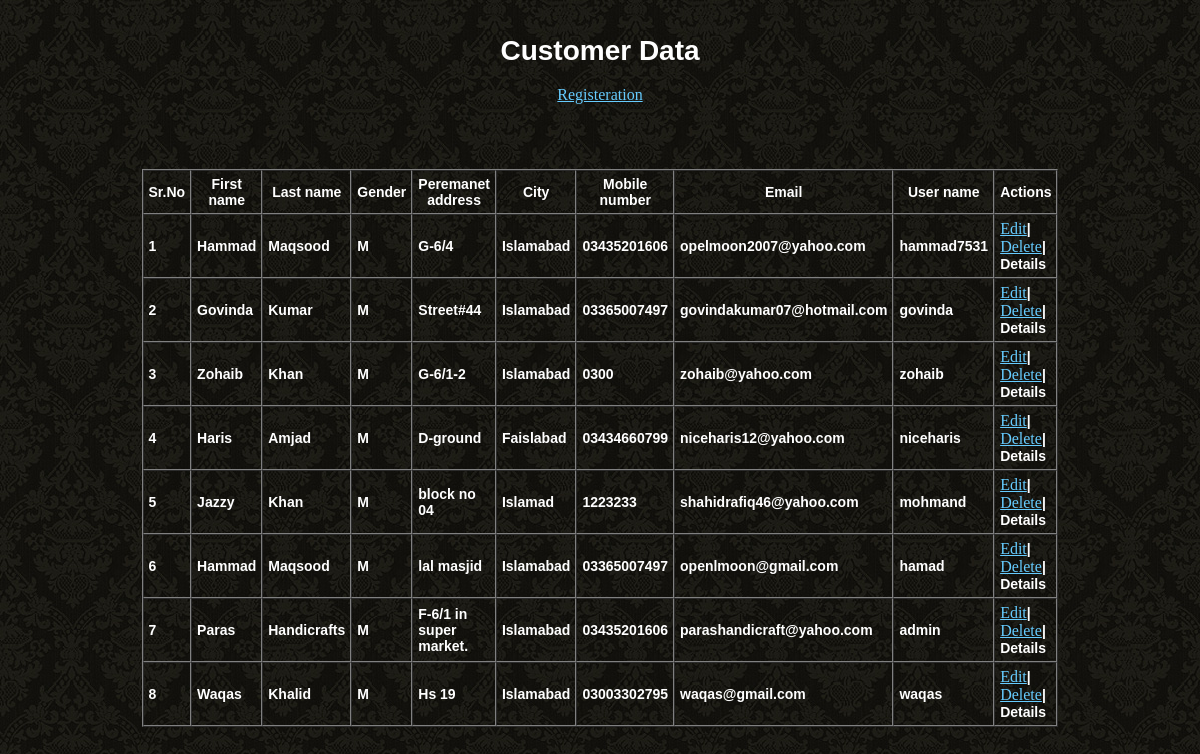
The page /showdata.php on the database its author committed.
### tables this page shows
CREATE TABLE IF NOT EXISTS `userloginid` (
  `username` varchar(255) NOT NULL,
  `password` varchar(255) NOT NULL,
  `customerID` int(11) NOT NULL,
  KEY `password` (`password`)
);

CREATE TABLE IF NOT EXISTS `customer` (
  `fname` varchar(255) NOT NULL,
  `lname` varchar(255) NOT NULL,
  `gender` char(1) NOT NULL,
  `paddress` varchar(255) NOT NULL,
  `a_address` varchar(255) NOT NULL,
  `city` varchar(255) NOT NULL,
  `mobile` varchar(255) NOT NULL,
  `email` varchar(255) NOT NULL,
  `customerID` int(11) NOT NULL AUTO_INCREMENT,
  PRIMARY KEY (`customerID`)
);

### showdata.php (the view, shortened to what this page needs)
<!DOCTYPE html PUBLIC "-//W3C//DTD XHTML 1.0 Transitional//EN" "http://www.w3.org/TR/xhtml1/DTD/xhtml1-transitional.dtd">
<html xmlns="http://www.w3.org/1999/xhtml">
<head>
    <link href="cs/styleTemp.css" rel="stylesheet" type="text/css">
</head>
<body>
<br/>
  <center><h1 class="white">Customer Data</h1></center>
  <center><h2 class="white"><a href="Forms/registerationForm.php">Registeration</a></h2></center>
<br/><br/><br/>
   <center> <table width="74%" height="127%" border="1"  cellpadding="5px" cellspacing="0">
        <tr>
    <th  class="white">Sr.No </th>
    <th class="white">First name</th>
    <th  class="white">Last name</th>
    <th  class="white">Gender</th>
     <th  class="white">Peremanet address</th>
      <th  class="white">City</th>
      <th  class="white">Mobile number</th>
      <th  class="white">Email</th>
      <th  class="white">User name</th>
      <th  class="white">Actions</th>
       </tr>
       <?php
		  $i=1;
		  $sql= "SELECT *
		         FROM customer c, userloginid l WHERE c.customerID=l.customerID";
				 $recset=mysql_query($sql);
				 while($row= mysql_fetch_array($recset))
				 {
	   ?>
          <tr>
            <td class="white" >  <?php echo $i; ?> </td>
            <td class="white">  <?php echo $row["fname"]; ?> </td>
            <td class="white">  <?php echo $row["lname"]; ?> </td>
            <td class="white">  <?php echo $row["gender"]; ?> </td>
            <td class="white">  <?php echo $row["paddress"]; ?> </td>
            <td class="white">  <?php echo $row["city"]; ?> </td>
            <td class="white">  <?php echo $row["mobile"]; ?> </td>
            <td class="white">  <?php echo $row["email"]; ?> </td>
            <td class="white">  <?php echo $row["username"]; ?> </td>
            <td class="white"> <a href="Forms/editcustomerForm.php?customerID=<?php echo $row["customerID"];?>">Edit</a>| <a href="javascript:DeleteCustomer(<?php echo $row["customerID"];?>)">Delete</a>| Details</td>
          </tr>
          <?php
		       $i++;
		}
		   ?>
</table></center>
</body>
</html>

### css/styleTemp.css (style rules this page uses)
a:link { color:#6CF; font-family:Georgia, "Times New Roman", Times, serif; font-weight:300; font-size:16px; }
.white { color:white; font-family:Arial, Helvetica, sans-serif; font-weight:bold; }
body,td,th { font-family: Arial, Helvetica, sans-serif; font-size: 14px; color: #000000; }
body { margin-left: 0px; margin-top: 0px; margin-right: 0px; margin-bottom: 0px; padding:0px; background-image: url(../images/backG.jpg); }

### showdata.php (style rules this page uses)
.white { color:white; }

### rows shown on the page
userloginid: customerID.fname "Hammad", customerID.lname "Maqsood", customerID.gender "M", customerID.paddress "G-6/4", customerID.city "Islamabad", customerID.mobile "03435201606", customerID.email "opelmoon2007@yahoo.com", username "hammad7531"
userloginid: customerID.fname "Govinda", customerID.lname "Kumar", customerID.gender "M", customerID.paddress "Street#44", customerID.city "Islamabad", customerID.mobile "03365007497", customerID.email "govindakumar07@hotmail.com", username "govinda"
userloginid: customerID.fname "Zohaib", customerID.lname "Khan", customerID.gender "M", customerID.paddress "G-6/1-2", customerID.city "Islamabad", customerID.mobile "0300", customerID.email "zohaib@yahoo.com", username "zohaib"
userloginid: customerID.fname "Haris", customerID.lname "Amjad", customerID.gender "M", customerID.paddress "D-ground", customerID.city "Faislabad", customerID.mobile "03434660799", customerID.email "niceharis12@yahoo.com", username "niceharis"
userloginid: customerID.fname "Jazzy", customerID.lname "Khan", customerID.gender "M", customerID.paddress "block no 04", customerID.city "Islamad", customerID.mobile "1223233", customerID.email "shahidrafiq46@yahoo.com", username "mohmand"
userloginid: customerID.fname "Hammad", customerID.lname "Maqsood", customerID.gender "M", customerID.paddress "lal masjid", customerID.city "Islamabad", customerID.mobile "03365007497", customerID.email "openlmoon@gmail.com", username "hamad"
userloginid: customerID.fname "Paras", customerID.lname "Handicrafts", customerID.gender "M", customerID.paddress "F-6/1 in super market.", customerID.city "Islamabad", customerID.mobile "03435201606", customerID.email "parashandicraft@yahoo.com", username "admin"
userloginid: customerID.fname "Waqas", customerID.lname "Khalid", customerID.gender "M", customerID.paddress "Hs 19", customerID.city "Islamabad", customerID.mobile "03003302795", customerID.email "waqas@gmail.com", username "waqas"
